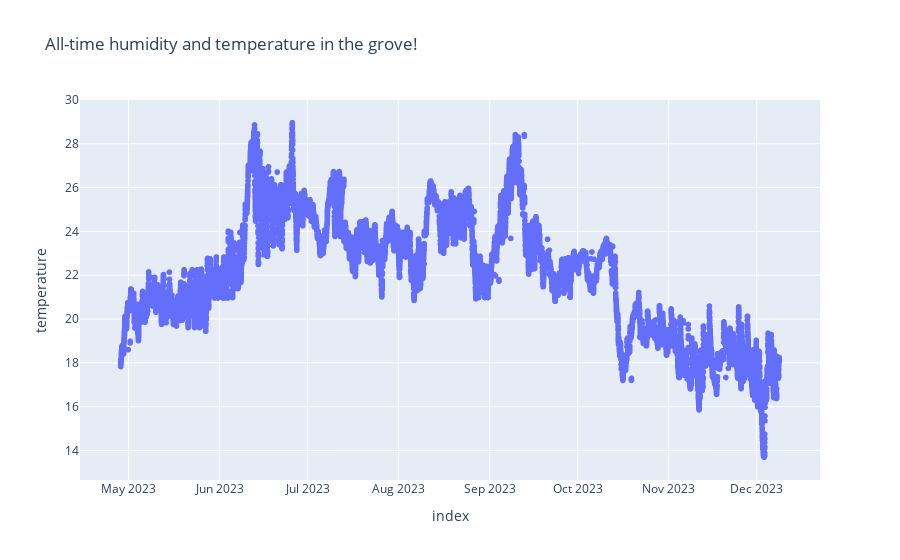

The notebook cell this image was saved under:
### Code cell
fig = px.scatter(df_augmented, y="temperature", title='All-time humidity and temperature in the grove!')
fig.show()

### Figure 1 — Plotly figure (JSON) as saved in the notebook; plotly's stock layout.template omitted (floating-point values rounded to 4 significant figures; data arrays with more than 128 entries replaced by an {"elided": "..."} marker saying what was removed)
{"data": [{"hovertemplate": "index=%{x}<br>temperature=%{y}<extra></extra>", "legendgroup": "", "marker": {"color": "#636efa", "symbol": "circle"}, "mode": "markers", "name": "", "showlegend": false, "type": "scattergl", "x": {"elided": "18396 str values"}, "xaxis": "x", "y": {"elided": "18396 float values"}, "yaxis": "y"}], "layout": {"legend": {"tracegroupgap": 0}, "title": {"text": "All-time humidity and temperature in the grove!"}, "xaxis": {"anchor": "y", "domain": [0, 1], "title": {"text": "index"}}, "yaxis": {"anchor": "x", "domain": [0, 1], "title": {"text": "temperature"}}}}
